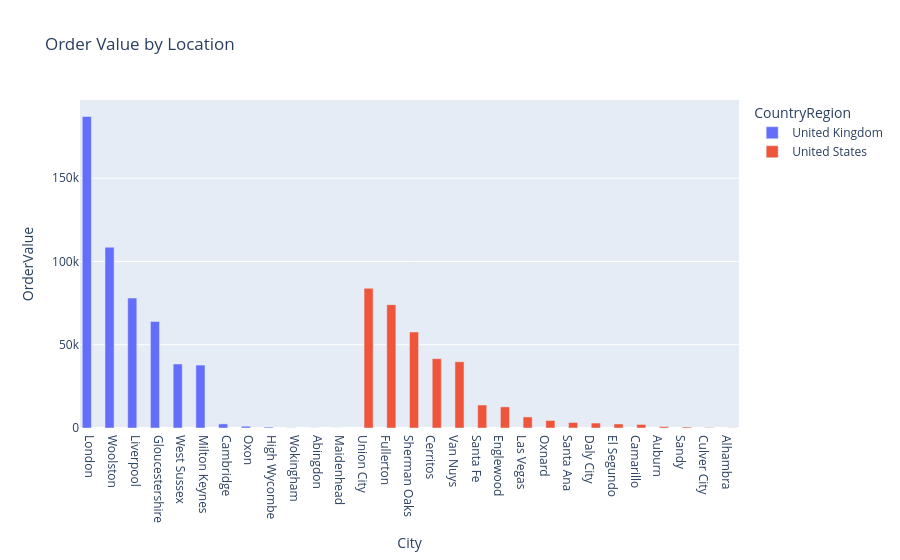

This figure's notebook cell:
### Code cell
fig = px.bar(
    df, 
    x='City', 
    y='OrderValue', 
    color='CountryRegion', 
    barmode='group',
    title='Order Value by Location',
    )
fig.show()

### Figure 1 — Plotly figure (JSON) as saved in the notebook; plotly's stock layout.template omitted (floating-point values rounded to 4 significant figures)
{"data": [{"alignmentgroup": "True", "hovertemplate": "CountryRegion=United Kingdom<br>City=%{x}<br>OrderValue=%{y}<extra></extra>", "legendgroup": "United Kingdom", "marker": {"color": "#636efa", "pattern": {"shape": ""}}, "name": "United Kingdom", "offsetgroup": "United Kingdom", "orientation": "v", "showlegend": true, "textposition": "auto", "type": "bar", "x": ["London", "Woolston", "Liverpool", "Gloucestershire", "West Sussex", "Milton Keynes", "Cambridge", "Oxon", "High Wycombe", "Wokingham", "Abingdon", "Maidenhead"], "xaxis": "x", "y": [187100.0, 108600.0, 78030.0, 63980.0, 38420.0, 37790.0, 2454.0, 1059.0, 550.4, 78.81, 40.9, 38.95], "yaxis": "y"}, {"alignmentgroup": "True", "hovertemplate": "CountryRegion=United States<br>City=%{x}<br>OrderValue=%{y}<extra></extra>", "legendgroup": "United States", "marker": {"color": "#EF553B", "pattern": {"shape": ""}}, "name": "United States", "offsetgroup": "United States", "orientation": "v", "showlegend": true, "textposition": "auto", "type": "bar", "x": ["Union City", "Fullerton", "Sherman Oaks", "Cerritos", "Van Nuys", "Santa Fe", "Englewood", "Las Vegas", "Oxnard", "Santa Ana", "Daly City", "El Segundo", "Camarillo", "Auburn", "Sandy", "Culver City", "Alhambra"], "xaxis": "x", "y": [83860.0, 74060.0, 57630.0, 41620.0, 39790.0, 13820.0, 12690.0, 6634.0, 4540.0, 3324.0, 2981.0, 2416.0, 2137.0, 880.3, 602.2, 246.7, 106.5], "yaxis": "y"}], "layout": {"barmode": "group", "legend": {"title": {"text": "CountryRegion"}, "tracegroupgap": 0}, "title": {"text": "Order Value by Location"}, "xaxis": {"anchor": "y", "domain": [0, 1], "title": {"text": "City"}}, "yaxis": {"anchor": "x", "domain": [0, 1], "title": {"text": "OrderValue"}}}}
